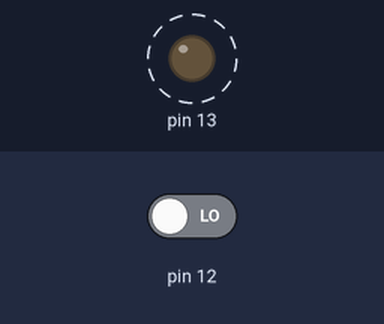
Recording of a sketch running on a simulated Arduino Uno, built with avr-gcc and run on an emulated ATmega328P. Parts: output pins drawn as LEDs (lit = HIGH). Dashed ring = blinking. Inputs (shaded band) come from the test bench; at power-on: pin 12 LOW. What the sketch prints to the serial monitor is not drawn.

Above: at 1.2 s.
1.3 s: pin 12 driven HIGH
Timing chart, 0 to 10.3 s (numbered marks = the images above; inputs shaded):
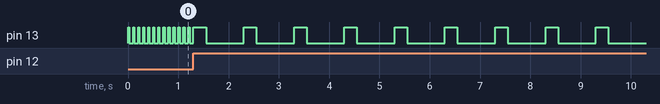

Measured:
- after the input at 1.3 s, pin 13: alternates HIGH for 0.25 s and LOW for 0.75 s, starting after 0.25 s
- by itself, pin 13: alternates HIGH for 0.03 s and LOW for 0.08 s

The sketch:

14jul2026.ino
```cpp
void setup() {
  // put your setup code here, to run once:
  //pin 13 is the LED
  pinMode(13, OUTPUT);
  pinMode(12, INPUT);
  Serial.begin(9600);
  Serial.println("Hello World!");

}

void loop() {
  // put your main code here, to run repeatedly:
  if (digitalRead(12) == HIGH){
     Serial.println("HIGH");
    digitalWrite(13, HIGH);
    delay(250);
    digitalWrite(13, LOW);
    delay(750);
  }
  else{
    Serial.println("LOW");
    digitalWrite(13, HIGH);
    delay(25);
    digitalWrite(13, LOW);
    delay(75);
  }

}
```
